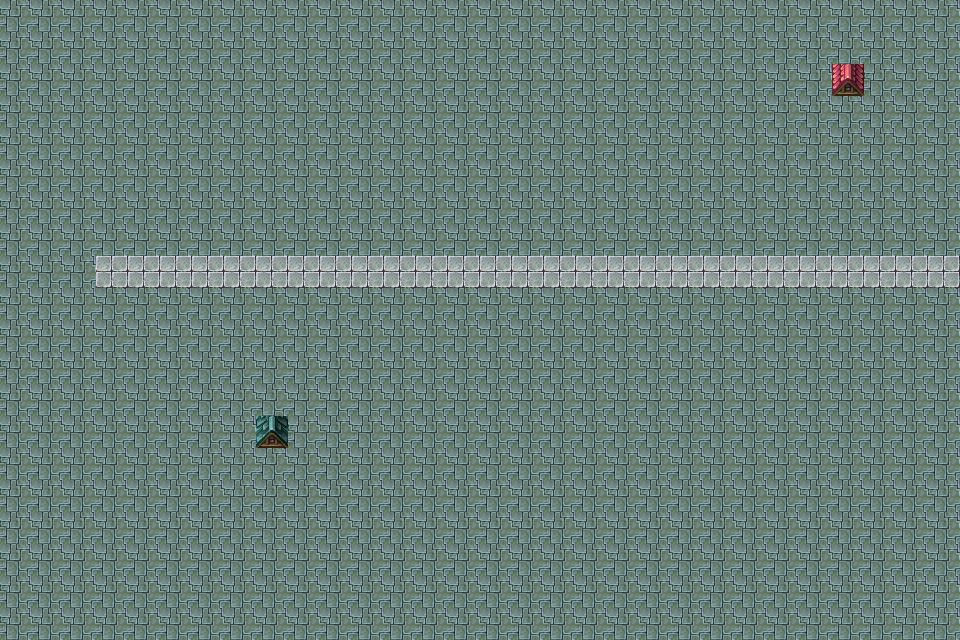

Tiled map render using the project's own tile images. Description and the whole map definition, tile-layer contents included, below:
An orthogonal 30x20 tile map with 32x32 px tiles, 1 tile layer (Tile Layer 1).

<map version="1.0" orientation="orthogonal" width="30" height="20" tilewidth="32" tileheight="32">
 <tileset firstgid="1" name="test" tilewidth="32" tileheight="32">
  <image source="Downloads/tilea5.png" width="256" height="512" />
 </tileset>
 <layer name="Tile Layer 1" width="30" height="20">
  <data encoding="csv">
49,49,49,49,49,49,49,49,49,49,49,49,49,49,49,49,49,49,49,49,49,49,49,49,49,49,49,49,49,49,
49,49,49,49,49,49,49,49,49,49,49,49,49,49,49,49,49,49,49,49,49,49,49,49,49,49,49,49,49,49,
49,49,49,49,49,49,49,49,49,49,49,49,49,49,49,49,49,49,49,49,49,49,49,49,49,49,115,49,49,49,
49,49,49,49,49,49,49,49,49,49,49,49,49,49,49,49,49,49,49,49,49,49,49,49,49,49,49,49,49,49,
49,49,49,49,49,49,49,49,49,49,49,49,49,49,49,49,49,49,49,49,49,49,49,49,49,49,49,49,49,49,
49,49,49,49,49,49,49,49,49,49,49,49,49,49,49,49,49,49,49,49,49,49,49,49,49,49,49,49,49,49,
49,49,49,49,49,49,49,49,49,49,49,49,49,49,49,49,49,49,49,49,49,49,49,49,49,49,49,49,49,49,
49,49,49,49,49,49,49,49,49,49,49,49,49,49,49,49,49,49,49,49,49,49,49,49,49,49,49,49,49,49,
49,49,49,50,50,50,50,50,50,50,50,50,50,50,50,50,50,50,50,50,50,50,50,50,50,50,50,50,50,50,
49,49,49,49,49,49,49,49,49,49,49,49,49,49,49,49,49,49,49,49,49,49,49,49,49,49,49,49,49,49,
49,49,49,49,49,49,49,49,49,49,49,49,49,49,49,49,49,49,49,49,49,49,49,49,49,49,49,49,49,49,
49,49,49,49,49,49,49,49,49,49,49,49,49,49,49,49,49,49,49,49,49,49,49,49,49,49,49,49,49,49,
49,49,49,49,49,49,49,49,49,49,49,49,49,49,49,49,49,49,49,49,49,49,49,49,49,49,49,49,49,49,
49,49,49,49,49,49,49,49,91,49,49,49,49,49,49,49,49,49,49,49,49,49,49,49,49,49,49,49,49,49,
49,49,49,49,49,49,49,49,49,49,49,49,49,49,49,49,49,49,49,49,49,49,49,49,49,49,49,49,49,49,
49,49,49,49,49,49,49,49,49,49,49,49,49,49,49,49,49,49,49,49,49,49,49,49,49,49,49,49,49,49,
49,49,49,49,49,49,49,49,49,49,49,49,49,49,49,49,49,49,49,49,49,49,49,49,49,49,49,49,49,49,
49,49,49,49,49,49,49,49,49,49,49,49,49,49,49,49,49,49,49,49,49,49,49,49,49,49,49,49,49,49,
49,49,49,49,49,49,49,49,49,49,49,49,49,49,49,49,49,49,49,49,49,49,49,49,49,49,49,49,49,49,
49,49,49,49,49,49,49,49,49,49,49,49,49,49,49,49,49,49,49,49,49,49,49,49,49,49,49,49,49,49
</data>
 </layer>
</map>
